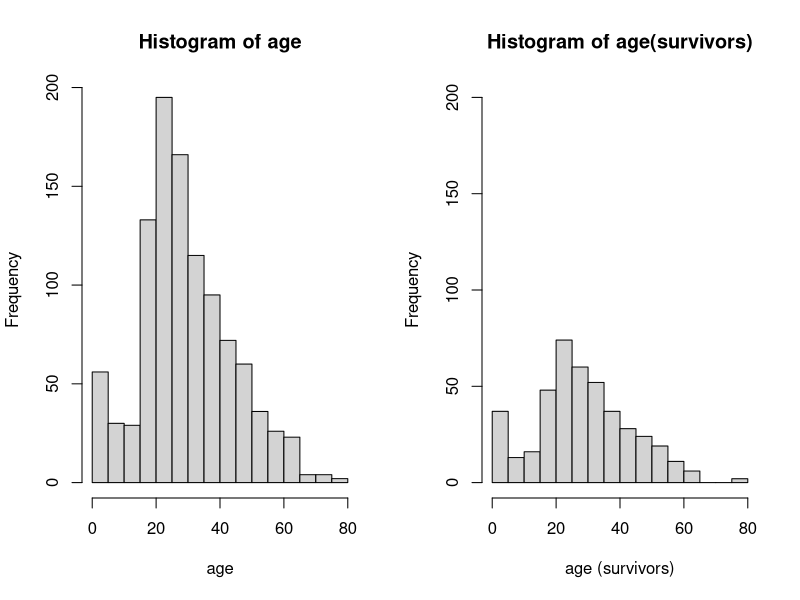
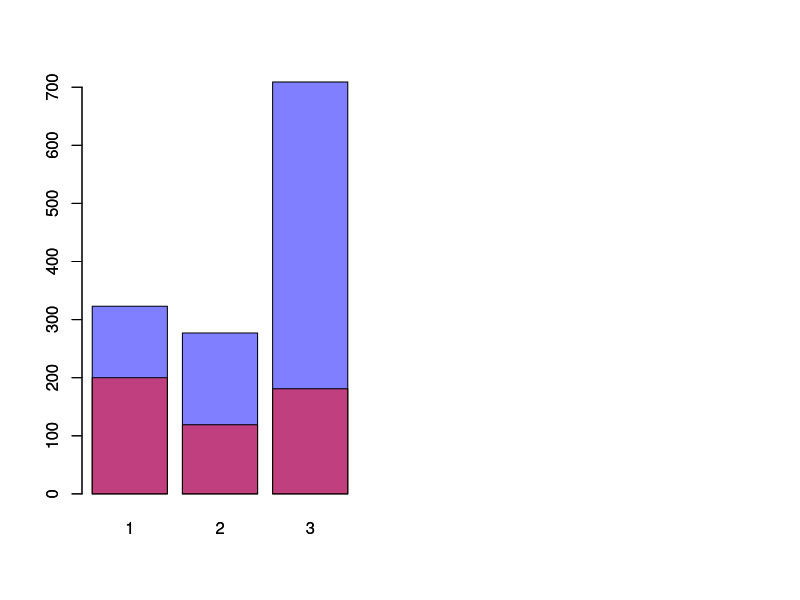

The R source for these figures, in order:
## ---- chunk 1
knitr::opts_chunk$set(echo = TRUE)
## ---- chunk 2
titanic<-read.csv("titanic.csv")
## ---- chunk 3
ls.str(titanic)
## ---- chunk 4
alive<-titanic$survived
count.alive<-sum(alive)
## ---- chunk 5
prop.alive=count.alive/length(titanic$survived)
## ---- chunk 6
age<-titanic$age
## ---- chunk 7
par(mfrow=c(1,2))
hist(age, breaks=25)
hist(age[titanic$survived==1],breaks=25, 
     ylim=c(0,200), 
     main="Histogram of age(survivors)", 
     xlab="age (survivors)")
## ---- chunk 8
sum(alive[titanic$sex=="female"])
sum(alive[titanic$sex=="male"])
sum(titanic$sex=="female")
sum(titanic$sex=="male")
## ---- chunk 9
sum(titanic$pclass==1)
sum(titanic$pclass==2)
sum(titanic$pclass==3)
sum(alive[titanic$pclass==1])
sum(alive[titanic$pclass==2])
sum(alive[titanic$pclass==3])
## ---- chunk 10
class=titanic$pclass
tab.class=table(class)
print(tab.class)
barplot(tab.class, col=rgb(red = 0, green = 0, blue = 1, alpha = 0.5))

class.alive=class[alive==1]
tab.class.alive=table(class.alive)
print(tab.class.alive)
barplot(tab.class.alive, col=rgb(red = 1, green = 0, blue = 0, alpha = 0.5), add=TRUE)
